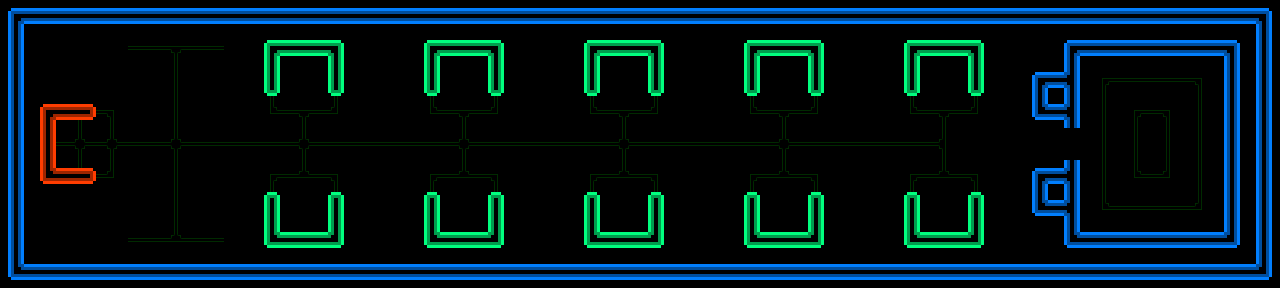

This is a level from a 2D game, rendered from its Tiled map with the project's own tilesets. A one-line summary and the map file follow, with tile-layer data summarised:
An orthogonal 40x9 tile map with 32x32 px tiles, 2 tile layers (Floor, Walls) and 36 objects (4x system alerts, 2x sick green virus, 2x friend, 2x hostile morph, sick blue ice, ...).

<map version="1.0" orientation="orthogonal" width="40" height="9" tilewidth="32" tileheight="32">
 <tileset firstgid="1" name="alive-tileset" tilewidth="32" tileheight="32">
  <image source="../../images/alive-tileset.png" trans="ff00ff" width="544" height="1344" />
 </tileset>
 <layer name="Floor" width="40" height="9">
  <data>[360 cells, 95 non-empty, 11 distinct tile ids]</data>
 </layer>
 <layer name="Walls" width="40" height="9">
  <data>[360 cells, 174 non-empty, 18 distinct tile ids]</data>
 </layer>
 <objectgroup draworder="topdown" name="Objects" width="40" height="9">
  <object name="sick blue ice" gid="445" x="448" y="96" />
  <object name="sick green virus" gid="513" x="448" y="224" />
  <object name="sick green ice" type="idle" gid="479" x="288" y="224" />
  <object name="sick green virus" gid="513" x="608" y="96" />
  <object gid="173" x="704" y="32" />
  <object gid="173" x="608" y="32" />
  <object name="the doctor" type="friend" gid="427" x="96" y="160">
   <properties>
    <property name="attack" value="1" />
    <property name="modes" value="magnet" />
    <property name="speed" value="1" />
    <property name="talk" value="@dialogue act 4 doctor" />
   </properties>
  </object>
  <object name="sick green ice" type="friend" gid="479" x="768" y="224" />
  <object gid="194" x="32" y="160">
   <properties>
    <property name="enable floor alerts" value="@trigger system alerts" />
    <property name="hostilze doc" value="@trigger hostile morph" />
    <property name="scan dlg" value="@dialogue act 4 scanbox" />
   </properties>
  </object>
  <object name="player" type="player" gid="393" x="1152" y="160" />
  <object gid="132" x="1024" y="64" />
  <object gid="192" x="800" y="224" />
  <object gid="192" x="960" y="224" />
  <object gid="192" x="960" y="96" />
  <object gid="192" x="800" y="96" />
  <object gid="192" x="640" y="96" />
  <object gid="192" x="640" y="224" />
  <object gid="192" x="480" y="224" />
  <object gid="192" x="480" y="96" />
  <object gid="192" x="320" y="96" />
  <object gid="192" x="320" y="224" />
  <object gid="277" x="192" y="64" />
  <object gid="276" x="128" y="256" />
  <object gid="275" x="128" y="64" />
  <object gid="274" x="192" y="256" />
  <object gid="280" x="160" y="64" />
  <object gid="280" x="160" y="256" />
 </objectgroup>
 <objectgroup draworder="topdown" name="Triggers" width="40" height="9">
  <object name="system alerts" x="320" y="32" width="32" height="224">
   <properties>
    <property name="enable" value="@ontrigger @addcounter" />
    <property name="spam" value="@ifcounter=1 @message *Anomaly Escaped!*" />
   </properties>
  </object>
  <object name="hostile morph" x="96" y="96" width="64" height="96">
   <properties>
    <property name="make hostiles" value="@ontrigger @setattr type_filter=friend type=ai" />
   </properties>
  </object>
  <object x="800" y="96" width="32" height="96">
   <properties>
    <property name="spam" value="@message You see a broken bot. It seems unstable." />
   </properties>
  </object>
  <object name="system alerts" x="192" y="32" width="32" height="224">
   <properties>
    <property name="enable" value="@ontrigger @addcounter" />
    <property name="spam" value="@ifcounter=1 @message *Alert*" />
   </properties>
  </object>
  <object name="halt alert" x="544" y="96" width="64" height="96">
   <properties>
    <property name="enable" value="@ontrigger @addcounter" />
    <property name="spam" value="@ifcounter=1 @message &quot;Halt #00022!&quot;" />
   </properties>
  </object>
  <object name="system alerts" x="352" y="32" width="32" height="224">
   <properties>
    <property name="enable" value="@ontrigger @addcounter" />
    <property name="spam" value="@ifcounter=1 @message *Protect Your Floppys*" />
   </properties>
  </object>
  <object x="928" y="96" width="32" height="96">
   <properties>
    <property name="spam" value="@message Diagnostic stations line the walls." />
   </properties>
  </object>
  <object name="system alerts" x="256" y="32" width="32" height="224">
   <properties>
    <property name="enable" value="@ontrigger @addcounter" />
    <property name="spam" value="@ifcounter=1 @message *Alert*" />
   </properties>
  </object>
  <object name="hostile morph" x="288" y="192" width="32" height="32">
   <properties>
    <property name="make hostile" value="@ontrigger @setattr type=ai" />
   </properties>
  </object>
 </objectgroup>
</map>
